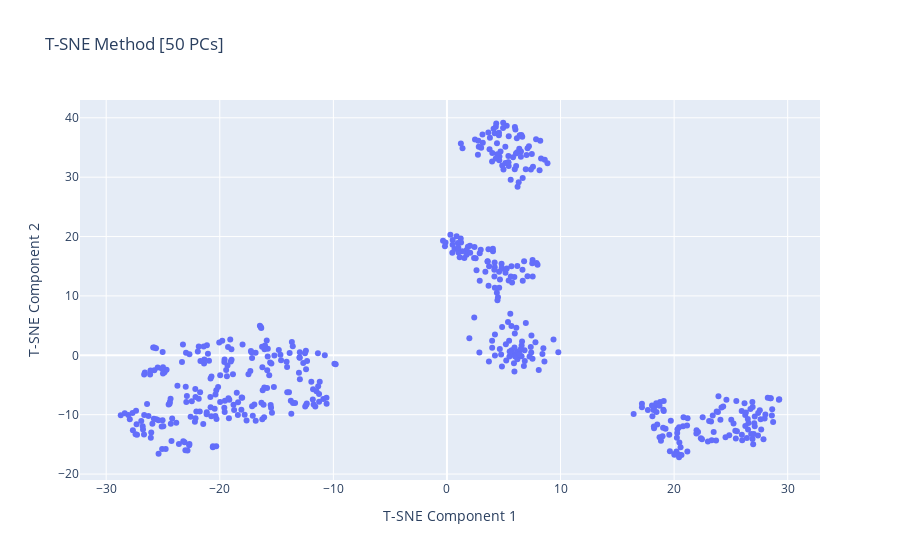

Notebook code for this chart:
### Markdown cell above
### 50 PCs

### Code cell
pc_components = pc_lst[1]
fig = go.Figure()
fig.add_traces(
    go.Scatter(
        x=tsne_dict[pc_components][:,0],
        y=tsne_dict[pc_components][:,1],
        mode="markers",
    )
)
fig.update_layout(
    title_text = f"T-SNE Method [{pc_components} PCs]"
)
fig.update_yaxes(title_text = "T-SNE Component 2")
fig.update_xaxes(title_text ="T-SNE Component 1")
fig.show()

### Figure 1 — Plotly figure (JSON) as saved in the notebook; plotly's stock layout.template omitted (floating-point values rounded to 4 significant figures; data arrays with more than 128 entries replaced by an {"elided": "..."} marker saying what was removed)
{"data": [{"mode": "markers", "type": "scatter", "x": {"elided": "511 float values"}, "y": {"elided": "511 float values"}}], "layout": {"title": {"text": "T-SNE Method [50 PCs]"}, "xaxis": {"title": {"text": "T-SNE Component 1"}}, "yaxis": {"title": {"text": "T-SNE Component 2"}}}}
